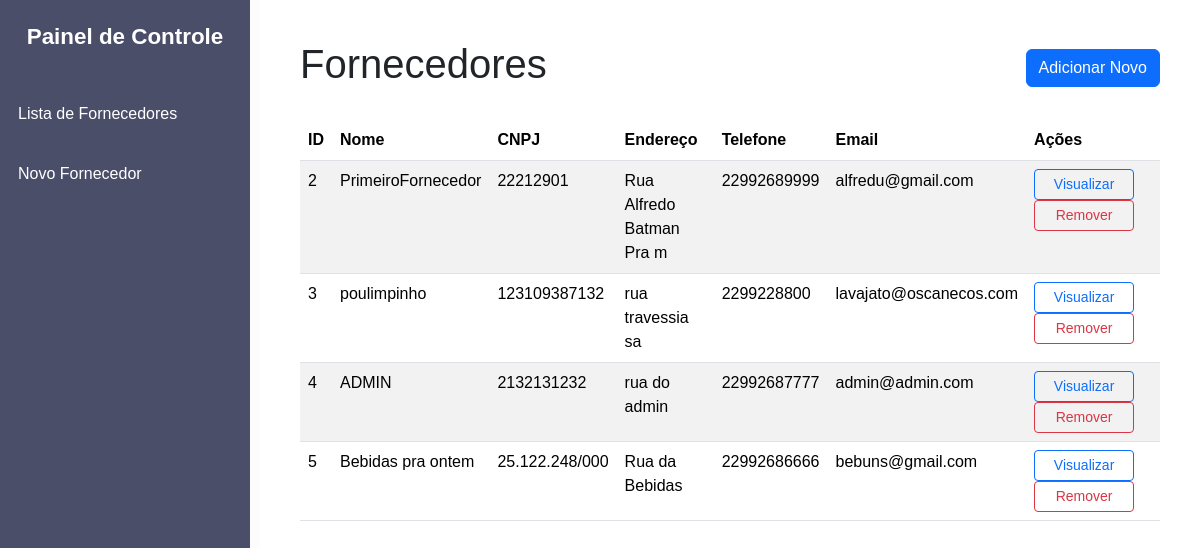
Before: / with the older database file.
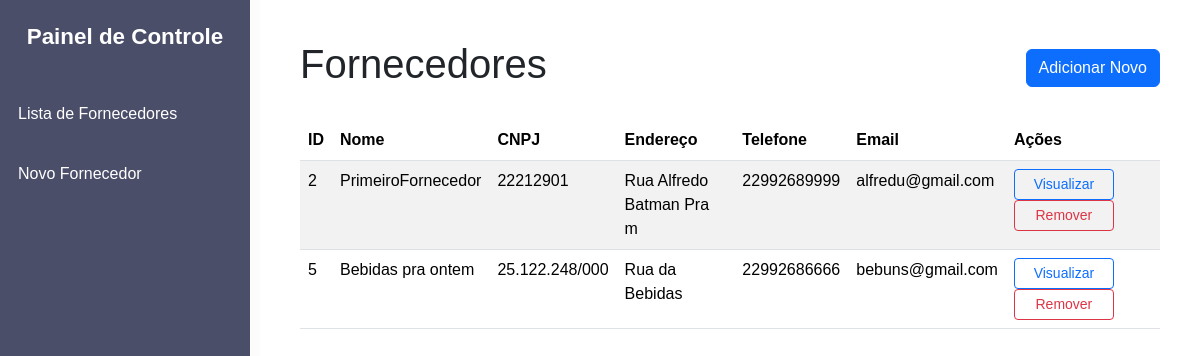
After: the same page with the newer database file.
### cadfor/models.py (models this page shows)
class Fornecedor(models.Model):
    id_fornecedor = models.AutoField(primary_key=True)
    nome = models.CharField(max_length=255)
    cnpj = models.CharField(max_length=14, unique=True)
    endereco = models.CharField(max_length=255)
    telefone = models.CharField(max_length=15)
    email = models.EmailField(unique=True)

### cadfor/views.py (the view)
# urls.py: path("", FornecedorListView.as_view(), name="fornecedor_list"),
class FornecedorListView(ListView):
    model = Fornecedor
    template_name= 'cadfor/fornecedor_list.html'

### cadfor/templates/cadfor/Fornecedor_list.html (shortened to what this page needs)
<!DOCTYPE html>
<html lang="pt-BR">
<head>
    <link
        href="https://cdn.jsdelivr.net/npm/bootstrap@5.3.3/dist/css/bootstrap.min.css"
        rel="stylesheet"
    />
</head>
<body>
    <div class="sidebar">
        <div class="navbar-brand text-center">Painel de Controle</div>
        <a href="{% url 'fornecedor_list' %}">Lista de Fornecedores</a>
        <a href="{% url 'fornecedor_create' %}">Novo Fornecedor</a>
    </div>
    <div class="content">
        <div class="d-flex justify-content-between align-items-center mb-4">
            <h1>Fornecedores</h1>
            <a href="{% url 'fornecedor_create' %}" class="btn btn-primary">Adicionar Novo</a>
        </div>
        <table class="table table-striped table-hover">
            <thead>
                <tr>
                    <th>ID</th>
                    <th>Nome</th>
                    <th>CNPJ</th>
                    <th>Endereço</th>
                    <th>Telefone</th>
                    <th>Email</th>
                    <th>Ações</th>
                </tr>
            </thead>
            <tbody>
                {% for fornecedor in fornecedor_list %}
                <tr>
                    <td>{{ fornecedor.id_fornecedor }}</td>
                    <td>{{ fornecedor.nome }}</td>
                    <td>{{ fornecedor.cnpj }}</td>
                    <td>{{ fornecedor.endereco }}</td>
                    <td>{{ fornecedor.telefone }}</td>
                    <td>{{ fornecedor.email }}</td>
                    <td>
                        <a href="{% url 'fornecedor_detail' fornecedor.id_fornecedor %}" class="btn btn-outline-primary btn-sm">Visualizar</a>
                        <a href="{% url 'fornecedor_delete' pk=fornecedor.id_fornecedor %}" class="btn btn-outline-danger btn-sm">Remover</a>
                    </td>
                </tr>
                {% endfor %}
            </tbody>
        </table>
    </div>
</body>
</html>

Changed rows visible on the page:
removed Fornecedor: id_fornecedor "3", nome "poulimpinho", cnpj "123109387132", endereco "rua travessia sa", telefone "2299228800", email "lavajato@oscanecos.com"
removed Fornecedor: id_fornecedor "4", nome "ADMIN", cnpj "2132131232", endereco "rua do admin", telefone "22992687777", email "admin@admin.com"
